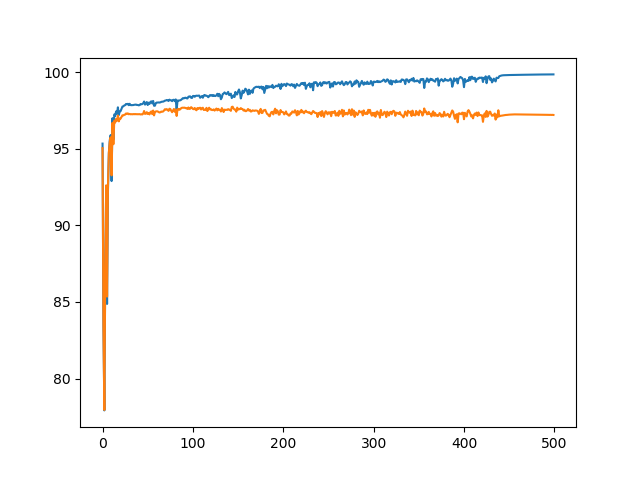

This figure's Python source:
import matplotlib
matplotlib.use("nbagg")

import matplotlib.pyplot as plt
import numpy as np
from mpl_toolkits.mplot3d import Axes3D

from utility import *
from models import *

import math

import torch
import torch.nn as nn
import torch.utils as utils
import torch.nn.init as init
import torch.utils.data as data
import torchvision.utils as v_utils
import torchvision.datasets as dset
import torchvision.transforms as transforms
from torch.autograd import Variable
from torch import Tensor

import torch.optim as optim
import torch.nn.functional as F

from os import listdir
from os.path import isfile, join
import numpy as np

polycube_path = "/Users/davidcleres/DeepShape/Polycubing-Automated/Generated-Cars/"
polycube_files = [f for f in listdir(polycube_path) if isfile(join(polycube_path, f))]

voxelized_mesh_path = "/Users/davidcleres/DeepShape/Polycubing-Automated/voxelizedMeshes/"
voxelized_mesh_files = [f for f in listdir(voxelized_mesh_path) if isfile(join(voxelized_mesh_path, f))]

voxelizedFiles = []
polycubedFiles = []

for f in voxelized_mesh_files: 
    if f[-13:] == "voxelized.txt":
        voxelizedFiles = np.hstack((voxelizedFiles, f))
    
for f in polycube_files:
    if f[-14:] == "finalCubes.txt":
        polycubedFiles = np.hstack((polycubedFiles, f))
        
#Definition of the global paramters
grid_size=32
batch_size=15


# Save the tensor to a text file 
voxelized_train_input, polycube_target=loadData(grid_size, polycube_path, voxelized_mesh_path, voxelizedFiles, polycubedFiles, loadFromScratch=True)

#Create a Training and a Validation Set 
preprocessed_input_train, preprocessed_input_validation, preprocessed_input_train_target, preprocessed_input_validation_target = preprocessing_train(voxelized_train_input, polycube_target,batch_size, False, False)

preprocessed_input_train = torch.from_numpy(preprocessed_input_train)
preprocessed_input_validation = torch.from_numpy(preprocessed_input_validation)
preprocessed_input_train_target = torch.from_numpy(preprocessed_input_train_target)
preprocessed_input_validation_target = torch.from_numpy(preprocessed_input_validation_target)

Ntrain = len(preprocessed_input_train[:, 0,0,0,0]) 
Nvalidation = len(preprocessed_input_validation[:,0,0,0,0])

train_input = Variable(preprocessed_input_train.view(Ntrain, 1, grid_size, grid_size, grid_size).float())
validation_input = Variable(preprocessed_input_validation.view(Nvalidation, 1, grid_size, grid_size, grid_size).float())

labels_train = preprocessed_input_train_target.float()
labels_validation = preprocessed_input_validation_target.float()

print('train', train_input.shape)
print('validation', validation_input.shape)
print('train_target', labels_train.shape)
print('validation_target', labels_validation.shape)

#Init the neural network 
# Train network 
#criterion = nn.BCELoss()
criterion = nn.CrossEntropyLoss()
#criterion = nn.PoissonNLLLoss()
#criterion = nn.BCEWithLogitsLoss()
#criterion = nn.SmoothL1Loss() #interesting ... but does not converge
#criterion = nn.MSELoss() #0.83 but unstable

if isinstance(criterion, nn.CrossEntropyLoss):
    train_target = Variable(preprocessed_input_train_target).long()  # keep long tensors
    validation_target = Variable(preprocessed_input_validation_target, volatile=True).long() # convert to float
    Noutputs = 2
    
elif isinstance(criterion, nn.NLLLoss):
    train_target = Variable(preprocessed_input_train_target)  # keep long tensors
    validation_target = Variable(preprocessed_input_validation_target, volatile=True) # convert to float
    Noutputs = 2
    
else:
    train_target = Variable(preprocessed_input_train_target.float()) # convert to float
    validation_target = Variable(preprocessed_input_validation_target.float(), volatile=True ) # convert to float
    Noutputs = 1
    
Nbatches = int(math.ceil(Ntrain/batch_size)) #batch_size is defined above
Nepochs = 500
Nrep = 1
        
#model = conv3DNet(grid_size, Noutputs, batch_size)
#model = conv3DNet(grid_size, Noutputs, batch_size)
#model = conv3DNet(grid_size, Noutputs, batch_size)
#model = conv3DNet(grid_size, Noutputs, batch_size)
model = UnetGenerator_3d(in_dim=1, out_dim=Noutputs, num_filter=4)

#optimizer = optim.SGD(model.parameters(), lr=1e-2, momentum=0.90)
#optimizer = optim.Adam(model.parameters())
#optimizer = optim.Adagrad(model.parameters())
#optimizer = optim.Adamax(model.parameters())
#optimizer = optim.ASGD(model.parameters())
optimizer = optim.RMSprop(model.parameters())
#optimizer = optim.Rprop(model.parameters())
 
scheduler = optim.lr_scheduler.ReduceLROnPlateau(optimizer, 'min', patience=10, verbose=True) #Reduces the learning rate if it did not decreased by more than 10^-4 in 10 steps

train_errors = torch.Tensor(Nepochs).zero_()
validation_errors = torch.Tensor(Nepochs).zero_()

ep_loss = torch.Tensor(Nepochs).zero_()

for i_ep in range(Nepochs):
    for b_start in range(0, Ntrain, batch_size):
        bsize_eff = batch_size - max(0, b_start+batch_size-Ntrain)  # boundary case
        model.train()
        model.zero_grad()
        output = model(train_input.narrow(0, b_start, bsize_eff))
        if isinstance(criterion, nn.CrossEntropyLoss) or isinstance(criterion, nn.NLLLoss):
            batch_loss = criterion(output, train_target.narrow(0, b_start, bsize_eff))
        else:
            #if delta model is chosen
            #batch_loss = criterion(output.view(bsize_eff*Noutputs), train_target.narrow(0, b_start, bsize_eff))
            batch_loss = criterion(output.view(bsize_eff,grid_size,grid_size,grid_size), train_target.narrow(0, b_start, bsize_eff))
        ep_loss[i_ep] += batch_loss.data[0]
        batch_loss.backward()
        optimizer.step()

    scheduler.step(ep_loss[i_ep])

    nb_train_errs = compute_nb_errors(model, train_input, train_target, batch_size, criterion)
    nb_validation_errs = compute_nb_errors(model, validation_input, validation_target, batch_size, criterion)

    Ntrain_nb = Ntrain*grid_size**3
    Nvalidation_nb = Nvalidation*grid_size**3
    print("Epoch Number : ", i_ep)
    print("\t Training accuracy: ", (100*(Ntrain_nb-nb_train_errs)/Ntrain_nb))
    print("\t Validation accuracy ",(100*(Nvalidation_nb-nb_validation_errs)/Nvalidation_nb))

    print("\t Epoch Loss ", ep_loss[i_ep])

    train_errors[i_ep] = nb_train_errs
    validation_errors[i_ep] = nb_validation_errs
    
training_accuracy = np.array(100*(Ntrain_nb-train_errors)/Ntrain_nb)
validation_accurcy = np.array(100*(Nvalidation_nb-validation_errors)/Nvalidation_nb)
np.save('training_accuracy_RMS', training_accuracy)
np.save('validation_accuracy_RMS', validation_accurcy)

plt.plot(training_accuracy)
plt.plot(validation_accurcy)
plt.savefig('Conv3D - Polycubes-Grid_size32-CE-Sigmoid-RMS.png')
plt.show()

test_visualisation = output[14,1,:,:,:].round()

voxels = np.array(test_visualisation.data)

# and plot everything
fig = plt.figure(figsize=(10,10))
ax = fig.gca(projection='3d')
ax.voxels(voxels)
fig.savefig('VoxelizedFinal.png')
fig.show()